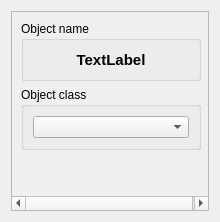
<?xml version="1.0" encoding="UTF-8"?>
<ui version="4.0">
 <class>ProblemsObjectInfo</class>
 <widget class="QWidget" name="ProblemsObjectInfo">
  <property name="geometry">
   <rect>
    <x>0</x>
    <y>0</y>
    <width>220</width>
    <height>222</height>
   </rect>
  </property>
  <property name="windowTitle">
   <string>Form</string>
  </property>
  <layout class="QHBoxLayout" name="horizontalLayout">
   <item>
    <widget class="QScrollArea" name="scrollArea">
     <property name="widgetResizable">
      <bool>true</bool>
     </property>
     <widget class="QWidget" name="scrollAreaWidgetContents">
      <property name="geometry">
       <rect>
        <x>0</x>
        <y>0</y>
        <width>200</width>
        <height>202</height>
       </rect>
      </property>
      <layout class="QVBoxLayout" name="verticalLayout_3">
       <item>
        <widget class="QGroupBox" name="objectNameGroupBox">
         <property name="minimumSize">
          <size>
           <width>180</width>
           <height>60</height>
          </size>
         </property>
         <property name="maximumSize">
          <size>
           <width>16777215</width>
           <height>60</height>
          </size>
         </property>
         <property name="title">
          <string>Object name</string>
         </property>
         <layout class="QVBoxLayout" name="verticalLayout">
          <item>
           <widget class="QLabel" name="objectName">
            <property name="font">
             <font>
              <pointsize>11</pointsize>
              <weight>75</weight>
              <bold>true</bold>
             </font>
            </property>
            <property name="text">
             <string>TextLabel</string>
            </property>
            <property name="alignment">
             <set>Qt::AlignCenter</set>
            </property>
           </widget>
          </item>
         </layout>
        </widget>
       </item>
       <item>
        <widget class="QGroupBox" name="classNameGroupBox">
         <property name="title">
          <string>Object class</string>
         </property>
         <layout class="QVBoxLayout" name="verticalLayout_2">
          <item>
           <widget class="QComboBox" name="classComboBox"/>
          </item>
         </layout>
        </widget>
       </item>
       <item>
        <spacer name="verticalSpacer">
         <property name="orientation">
          <enum>Qt::Vertical</enum>
         </property>
         <property name="sizeHint" stdset="0">
          <size>
           <width>20</width>
           <height>40</height>
          </size>
         </property>
        </spacer>
       </item>
      </layout>
     </widget>
    </widget>
   </item>
  </layout>
 </widget>
 <resources/>
 <connections/>
</ui>
